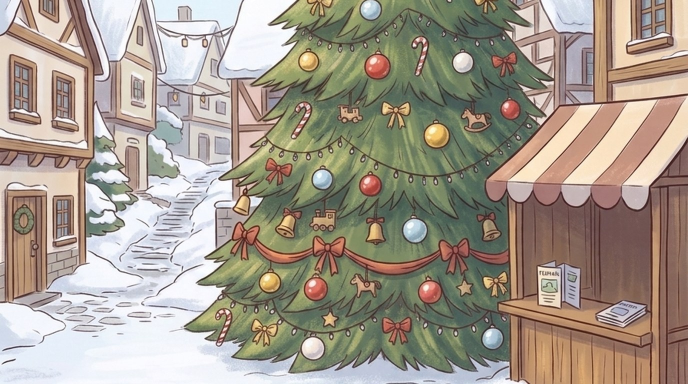
#> input picture assets/places/christmas/tree.jpg, 1376 x 768 px, found by its file name (shown at 1/2 size)
$ python make-christmas-night-floors.py
#> lines starting #> are read from the running program, lines starting #| are printed output that depends on the picture
# The square's floor under the picture (tree-floor.jpg) for the night and the lit tree: each colour channel is mapped
# so the day picture's bottom strip matches the night / lit picture's (mean and spread), the way tree-night.jpg was
# darkened from the day picture. Run from the project folder: python scripts/make-christmas-night-floors.py
from PIL import Image, ImageStat
D = 'assets/places/christmas/'
day = Image.open(D + 'tree.jpg').convert('RGB')
#> day is the input picture: PIL image 1376x768 RGB; mean R, G, B 163.2, 153.1, 140.1
floor = Image.open(D + 'tree-floor.jpg').convert('RGB')
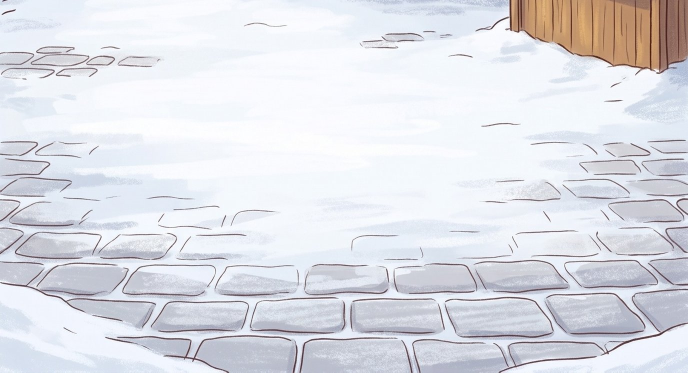
#> input picture assets/places/christmas/tree-floor.jpg, 1376 x 745 px, found by its file name (shown at 1/2 size)
#> floor is the input picture: PIL image 1376x745 RGB; mean R, G, B 222.8, 224.1, 230.5
strip = lambda im: ImageStat.Stat(im.crop((0, im.height - 120, im.width, im.height)))
for name in ('night', 'lit'):
    s, t = strip(day), strip(Image.open(D + f'tree-{name}.jpg').convert('RGB'))
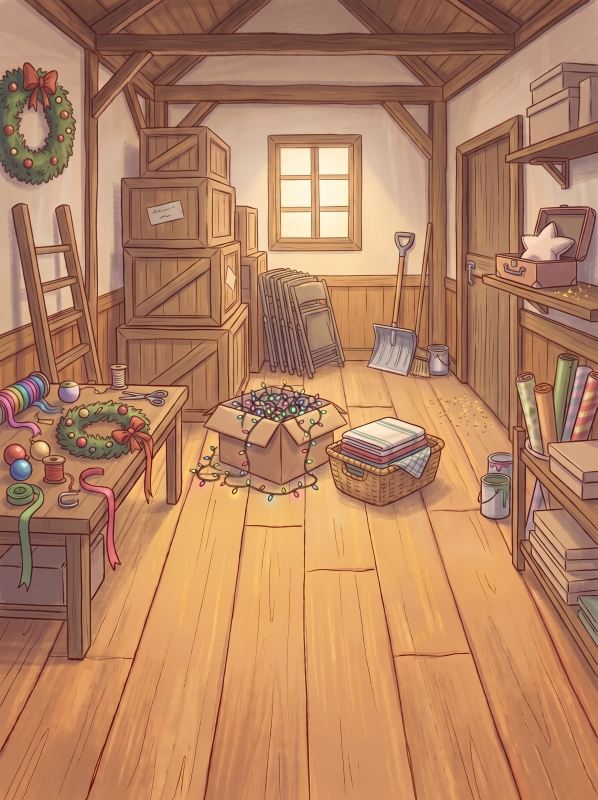
#> input picture assets/places/christmas/storeroom-noscale-original.jpg, 1792 x 2400 px, given in place of tree-night.jpg, which was not available (shown at 1/3 size)
    bands = [band.point(lambda v, c=c: max(0, min(255, round((v - s.mean[c]) * t.stddev[c] / s.stddev[c] + t.mean[c]))))
             for c, band in enumerate(floor.split())]
#> bands = 3 items
    out = Image.merge('RGB', bands)
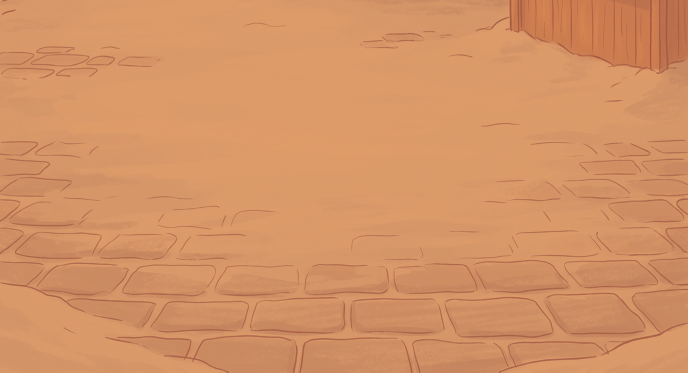
#> out: PIL image 1376x745 RGB (shown at 1/2 size); mean R, G, B 212.5, 147, 101.1
    out.save(D + f'tree-floor-{name}.jpg', quality=88)
    print(name, [round(v) for v in ImageStat.Stat(out).mean])
#| night [213, 147, 101]
#> pass 2 of the loop `for name in ('night', 'lit'):`:
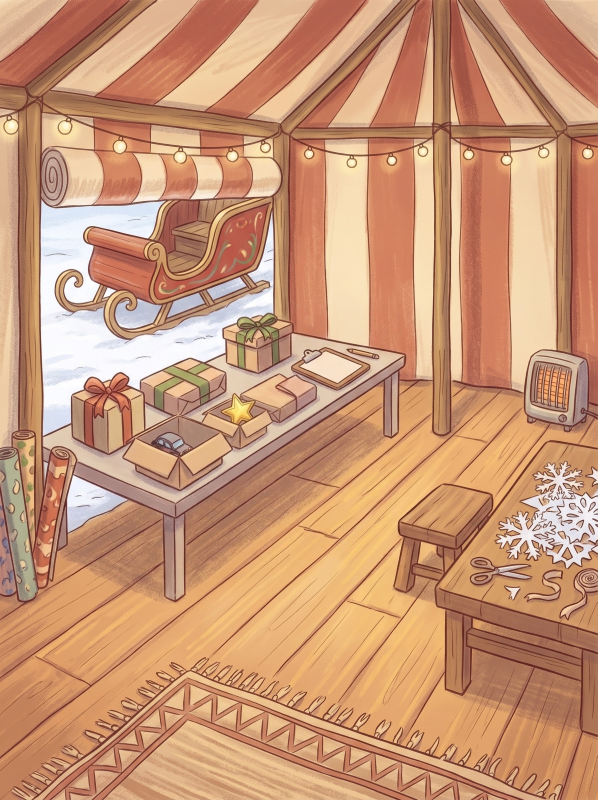
#> input picture assets/places/christmas/tent-fixed-original.jpg, 1792 x 2400 px, given in place of tree-lit.jpg, which was not available (shown at 1/3 size)
#> `out = Image.merge('RGB', bands)`:
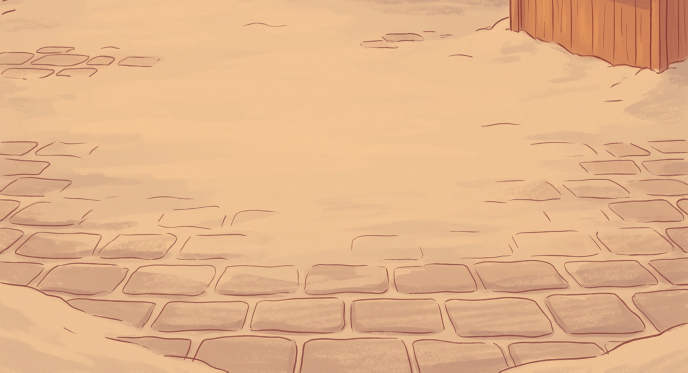
#> out: PIL image 1376x745 RGB (shown at 1/2 size); mean R, G, B 226.4, 179.5, 138.3
#| lit [226, 179, 138]
